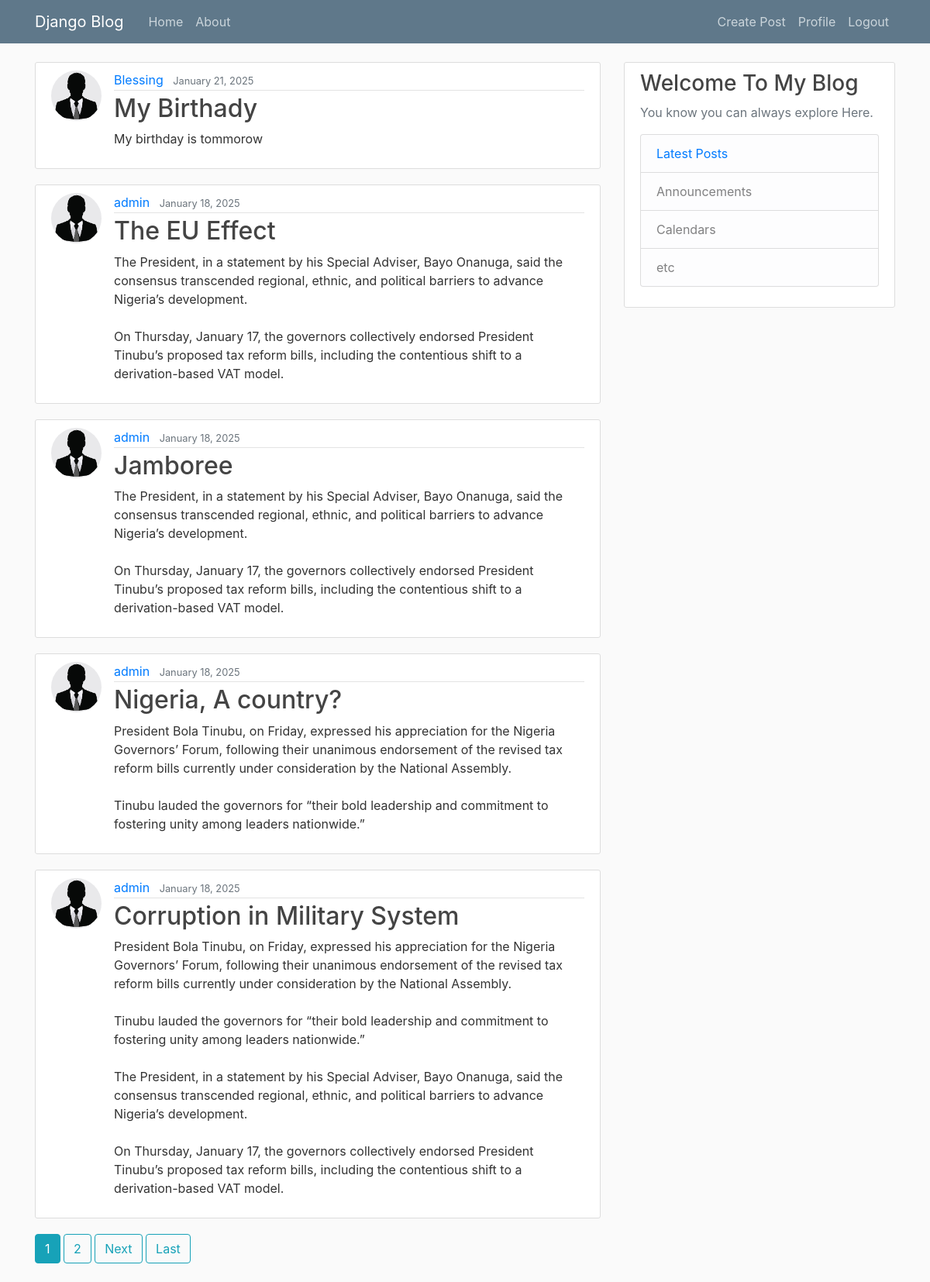
The app's page / (signed in) with its own data.
### blog_app/models.py (models this page shows, shortened)
class Post(models.Model):
    title = models.CharField(max_length=100)
    content = models.TextField()
    date_posted = models.DateTimeField(default=timezone.now)
    author = models.ForeignKey(User, on_delete=models.CASCADE)
    class Meta:
        ordering = ['-date_posted']

### users/models.py (models this page shows, shortened)
class Profile(models.Model):
    user = models.OneToOneField(User, on_delete=models.CASCADE)
    image = models.ImageField(default= 'default.jpg', upload_to='profile_pics')

### blog_app/views.py (the view)
# urls.py: path('', PostListView.as_view(), name = 'blog_home'),
class PostListView(ListView):
    model = Post
    template_name = 'blog_app/home.html'
    context_object_name = 'posts'
    paginate_by = 5

### blog_app/templates/blog_app/home.html (shortened to what this page needs)
{% extends 'blog_app/base.html' %}
{% block content %}
    {% for post in posts %}
    <article class="media content-section">
      <img class="rounded-circle article-img" src="{{post.author.profile.image.url}}" alt="">
        <div class="media-body">
          <div class="article-metadata">
            <a class="mr-2" href="#">{{ post.author }}</a>
            <small class="text-muted">{{post.date_posted|date:"F d, Y" }}</small>
          </div>
          <h2><a class="article-title" href="{% url 'post_detail' post.id %}">{{ post.title }}</a></h2>
          <p class="article-content">{{ post.content }}</p>
        </div>
      </article>
    {% endfor %}
    {% if is_paginated %}
    {% for num in page_obj.paginator.page_range %}
      {% if page_obj.number == num %}
        <a class="btn btn-info mb-4" href="?page={{ num }}">{{ num }}</a>
      {% elif num > page_obj.number|add:'-3' and num < page_obj.number|add:'3' %}
        <a class="btn btn-outline-info mb-4" href="?page={{ num }}">{{ num }}</a>
      {% endif %}
    {% endfor %}
    {% if page_obj.has_next %}
      <a class="btn btn-outline-info mb-4" href="?page={{ page_obj.next_page_number }}">Next</a>
      <a class="btn btn-outline-info mb-4" href="?page={{ page_obj.paginator.num_pages }}">Last</a>
    {% endif %}
  {% endif %}
{% endblock %}

### blog_app/static/blog_app/main.css (style rules this page uses)
body { background: #fafafa; color: #333333; margin-top: 5rem; }
h1, h2, h3, h4, h5, h6 { color: #444444; }
.content-section { background: #ffffff; padding: 10px 20px; border: 1px solid #dddddd; border-radius: 3px; margin-bottom: 20px; }
.article-title { color: #444444; }
.article-content { white-space: pre-line; }
.article-img { height: 65px; width: 65px; margin-right: 16px; }
.article-metadata { padding-bottom: 1px; margin-bottom: 4px; border-bottom: 1px solid #e3e3e3 }

### records on screen
Post: author.profile.image (picture), author "Blessing", date_posted "January 21, 2025", title "My Birthady", content "My birthday is tommorow"
Post: author.profile.image (picture), author "admin", date_posted "January 18, 2025", title "The EU Effect", content "The President, in a statement by his Special Adviser, Bayo Onanuga, said the consensus transcended regional, ethnic, and political barriers to advance Nigeria’s development. On Thursday, January 17, the governors collectively endorsed President Tinubu’s proposed tax reform bills, including the contentious shift to a derivation-based VAT model."
Post: author.profile.image (picture), author "admin", date_posted "January 18, 2025", title "Jamboree", content "The President, in a statement by his Special Adviser, Bayo Onanuga, said the consensus transcended regional, ethnic, and political barriers to advance Nigeria’s development. On Thursday, January 17, the governors collectively endorsed President Tinubu’s proposed tax reform bills, including the contentious shift to a derivation-based VAT model."
Post: author.profile.image (picture), author "admin", date_posted "January 18, 2025", title "Nigeria, A country?", content "President Bola Tinubu, on Friday, expressed his appreciation for the Nigeria Governors’ Forum, following their unanimous endorsement of the revised tax reform bills currently under consideration by the National Assembly. Tinubu lauded the governors for “their bold leadership and commitment to fostering unity among leaders nationwide.”"
Post: author.profile.image (picture), author "admin", date_posted "January 18, 2025", title "Corruption in Military System", content "President Bola Tinubu, on Friday, expressed his appreciation for the Nigeria Governors’ Forum, following their unanimous endorsement of the revised tax reform bills currently under consideration by the National Assembly. Tinubu lauded the governors for “their bold leadership and commitment to fostering unity among leaders nationwide.” The President, in a statement by his Special Adviser, Bayo Onanuga, said the consensus transcended regional, ethnic, and political barriers to advance Nigeria’s development. On Thursday, January 17, the governors collectively endorsed President Tinubu’s proposed tax reform bills, including the contentious shift to a derivation-based VAT model."

### other values on screen
{{ num }} "1"
{{ num }} "2"
